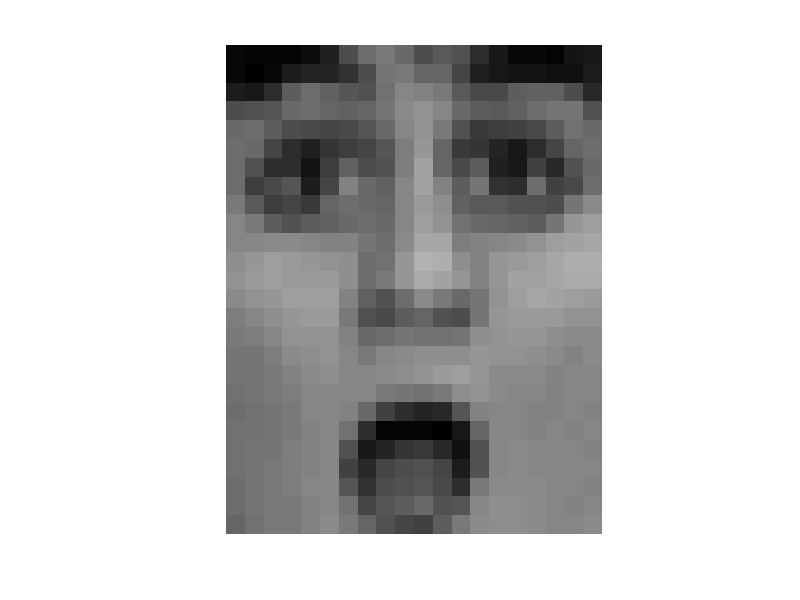

The MATLAB script that drew this image: (Note: this script raises an error after producing the figure.)
%% Dim Reduction 
close all ; clear all;
%Download hwk8files_forMycourses.zip and place them into an appropriate
%hwk8 directory.  Update the two paths below for your machine
cd 'C:\Users\ram_1\Desktop\School\Machine Intelligence\HW8'
addpath 'C:\Users\ram_1\Desktop\School\Machine Intelligence\HW6\libsvm-3.21\windows'
 
%  This cell will demonstrate a comparison of unsupervised PCA vs.
%  Supervised methods such as supervised LPP
load LPP_example_data.mat
% 1072 faces from Kohn-Canade (they have been cropped and resampled)
% GT- ground truth:
%   100: angry
%   200: happy
%   300: neutral
%   400: sad
%   500: surprised
% allfaces20- 26x20 images
 
[numfaces,height,width] = size(allfaces20);
allfacesMean128_Std100=allfaces20;  % this allocates memory, makes it faster
faceu = uint8(zeros(height,width));
for i=1:numfaces
    faceu(:) = uint8(allfaces20(i,:,:));
    %imshow(faceu);pause   %use this line if you want to display the faces
    
    %fix mean to be 128, std dev to be 100
    allfacesMean128_Std100(i,:,:) = uint8((double(faceu)-mean(reshape(double(faceu),height*width,1)))*100/(std(reshape(double(faceu),height*width,1)+0.000001))+ 128);
end
imshow(faceu); %display the last face
     
% Now we vectorize our data:  numSamples*numDim; numDim=26*20=520
allfacesVnorm = zeros(numfaces,height*width);
allfacesVnorm(:) = allfacesMean128_Std100;
 
fea_train = allfacesVnorm;  %fea_train = <num_train_samples> x <D>

%
% First do PCA Analysis
% You will have to set up training and test sets using some sort of k-fold
% cross validataion.  This is skipped here for simplicity
%
cov_mat_fea_train = cov(fea_train);
% eigvector = <DxD>, eigvalue = <DxD>
[PCA_eigvector, PCA_eigvalue] = eig(cov_mat_fea_train);
% eigvalue = <Dx1>
PCA_eigvalue = diag(PCA_eigvalue);
 
%sort so most important is top to bottom, left to right
PCA_eigvalue = flipud(PCA_eigvalue);
PCA_eigvector = fliplr(PCA_eigvector);
 
% Now apply PCA eig matrix on data and look at output
PCA_output = fea_train*PCA_eigvector;   %[nxD]*[DxD]  --> [nxD] 
 
%
% Now call LPP code in supervised mode
%
options.Metric = 'Euclidean';
options.NeighborMode = 'Supervised';
options.gnd = GT';          %gnd = 1x<num_train_samples>
options.bLDA = 1;
% W is the Laplacian matrix:
% In supervised mode, this is from ground truth
% In unsupervised mode, this is from neighbor distances
W = constructW(fea_train,options);  % W is <num_train_samples> x <num_train_samples>
options.PCARatio = 0.99;
%options.PCARatio = 1.0;
data=fea_train;
[LPP_eigvector, LPP_eigvalue] = lpp(W, options, fea_train); % eigvector = <Dxd>, eigvalue = <dx1>
 
% Now apply LPP eig matrix on data and look at output
LPP_output = fea_train*LPP_eigvector;   %[nxD]*[Dxd]  --> [nxd] top d dims  

%
% Plot output
%
numclasses = max(GT)/100;  %assumes 100, 200, 300, ... for each class
class_symbol{1}='ro';
class_symbol{2}='gs';
class_symbol{3}='bp';
class_symbol{4}='cd';
class_symbol{5}='m+';
 
method='PCA';
abc123 = PCA_output(:,1:3)';  %restrict to 3 dims
% Note: PCA needs more than 3 dimms to classify data
% Use plot(PCA_eigvalue) to see variance of each dim
[numdim,numsubjects] = size(abc123);
abc123_avg = zeros(numclasses,3);
classcount = zeros(numclasses,1);
figure
for k=1:numsubjects
    subj=zeros(1,3);
    class = GT(k)/100;
    %[i j k abc123(:,count)']
    str = class_symbol{class};
 
    plot3d(abc123(:,k)',str,'linewidth',2); %%this looks better if standalone plot
    hold on
    abc123_avg(class,:) = abc123_avg(class,:) + abc123(:,k)';
    classcount(class) = classcount(class)+1;
end
        
for i=1:numclasses
    abc123_avg(i,:) = abc123_avg(i,:)./ classcount(i);
end
    
xlabel(sprintf('%s: Dim 1',method));
ylabel(sprintf('%s: Dim 2',method));
zlabel(sprintf('%s: Dim 3',method));
title(sprintf('%s on Expression Data: r=angry; g=happy; b=neutral; c=sad; m=surprised',method));
grid on
% This will save plot to disk, png is best for vector graphics
% jpeg is best for images
% print -dpng sampleoutputPCA.png  
 
 
method='SLPP';
abc123 = LPP_output(:,1:3)';  %restrict to 3 dims
[numdim,numsubjects] = size(abc123);
abc123_avg = zeros(numclasses,3);
classcount = zeros(numclasses,1);
figure
for k=1:numsubjects
    subj=zeros(1,3);
    class = GT(k)/100;
    %[i j k abc123(:,count)']
    str = class_symbol{class};
 
    plot3d(abc123(:,k)',str,'linewidth',2); %%this looks better if standalone plot
    hold on
    abc123_avg(class,:) = abc123_avg(class,:) + abc123(:,k)';
    classcount(class) = classcount(class)+1;
end
        
for i=1:numclasses
    abc123_avg(i,:) = abc123_avg(i,:)./ classcount(i);
end
    
xlabel(sprintf('%s: Dim 1',method));
ylabel(sprintf('%s: Dim 2',method));
zlabel(sprintf('%s: Dim 3',method));
title(sprintf('%s on Expression Data: r=angry; g=happy; b=neutral; c=sad; m=surprised',method));
grid on
% print -dpng sampleoutputSLPP.png
